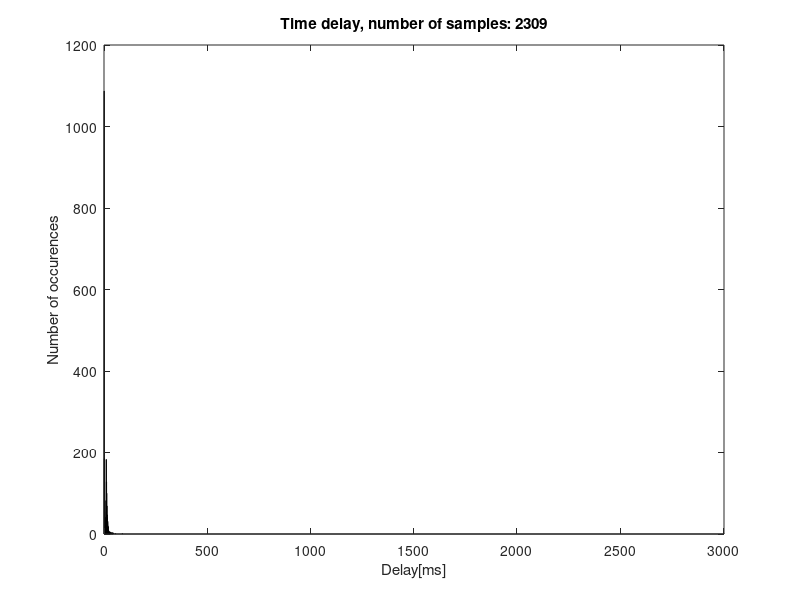
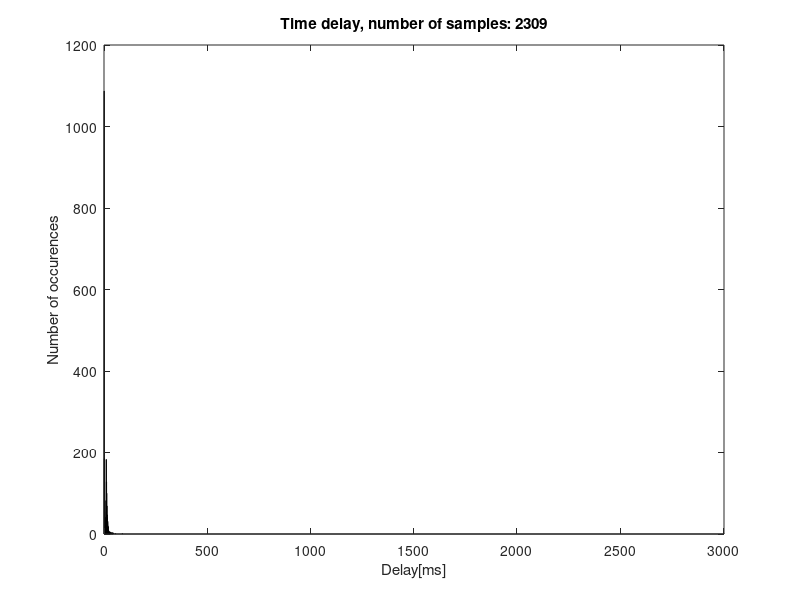

MATLAB code for these plots, in order:
%%
%{
This script is used to plot the distribution of the time delays.
A .txt file with the time delays is used as input and a histogram
is the output.
%}

%%
clc;
clear all; 
name = 'ET2v4000';
fileId = fopen('executionTime.txt');

C = textscan(fileId, '%s');
fclose(fileId);

% Extract the time data

for i = 1: 1: size(C{1,1},1)
    tempTime = C{1,1}{i,1}; 
    time(i) = str2double(strrep(tempTime, ',' , '.'));
end

Maximum = max(time)
Minimum = min(time)

[N,X] = hist(time,unique(time));
figure1 = figure;
bar(X,N, 1)
xlim([Minimum-1 Maximum+1]);
xlabel('Delay[ms]')
ylabel('Number of occurences')
title(['Time delay, number of samples: ' num2str(size(time,2))])

filename = ['Plot/histogramDelay',name,'.eps'];
saveas(figure1, filename);

filenamejpg = ['Plot/histogramDelayJPG',name,'.jpg'];
saveas(figure1, filenamejpg);


% Storing the data in a cell array
C{1,2}(1,:) = N; % Occurences
C{1,2}(2,:) = X; % Delay


